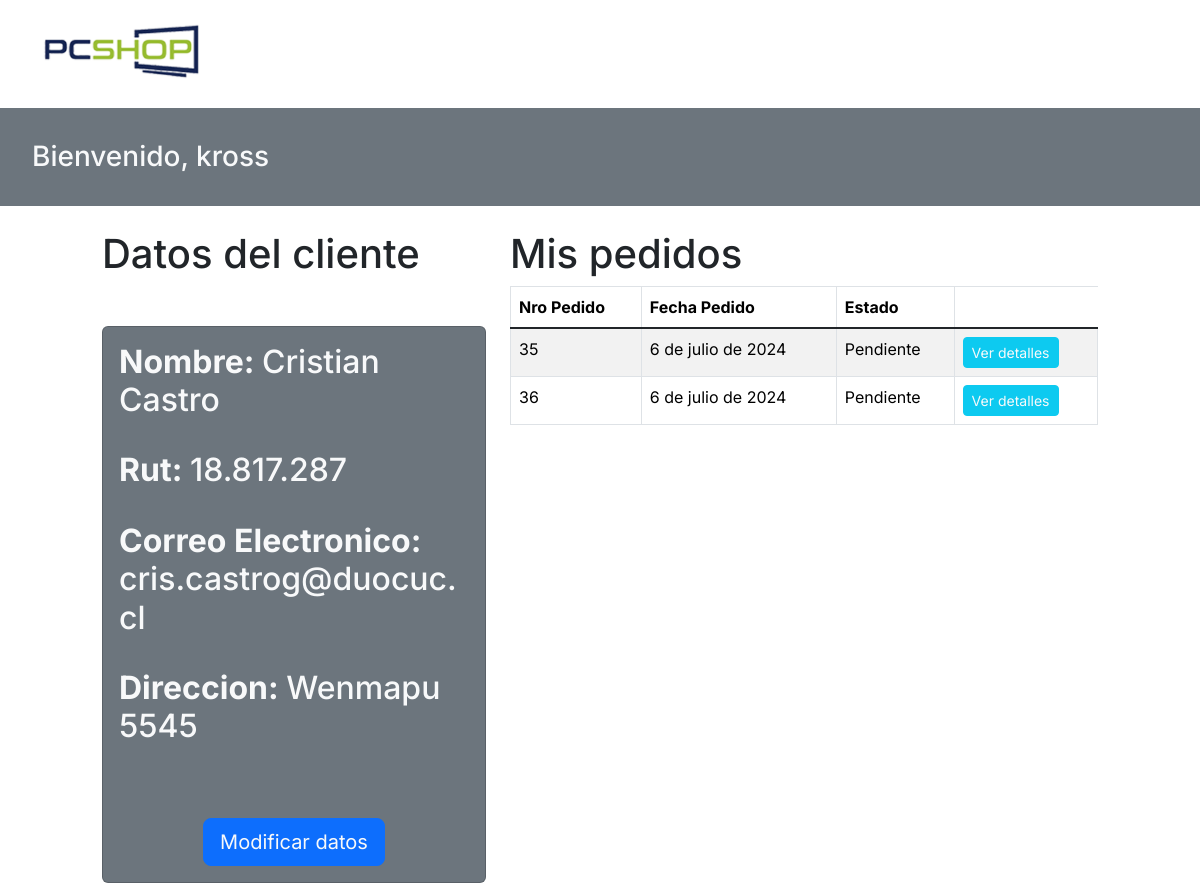
The app's page /perfil/ (signed in) with its own data.
### aplicacion/models.py (models this page shows)
class Cliente(models.Model):
    email=models.EmailField(primary_key=True, verbose_name='E-mail', null=False)
    rut=models.CharField(max_length=10, null = True)
    nombre=models.CharField(max_length=50, null=True)
    direccion=models.CharField(max_length=500, null=True)

class Pedido(models.Model):
    nro_pedido= models.AutoField(primary_key=True,null=False)
    total_pedido = models.IntegerField(default=0, validators=[MinValueValidator(0),MaxValueValidator(999999999999)],null=False)
    email=models.ForeignKey(Cliente,on_delete=models.PROTECT)
    fecha_pedido = models.DateField(null=False)
    direccion_pedido = models.CharField(max_length=500, null=True)
    estado_pedido=models.CharField(default="Pendiente", max_length=10, null=False, choices=ESTADO_PEDIDO)

### aplicacion/views.py (the view)
# urls.py: path('perfil/',perfil, name='perfil'),
def perfil(request):
    cliente, clienteCreado = Cliente.objects.get_or_create(email = request.user.email)
    pedidos = Pedido.objects.filter(email = cliente.email)
    datos = {
        'pedidos' : pedidos,
        'cliente' : cliente
    }
    return render(request,'aplicacion/perfil_usuario.html', datos)

### aplicacion/templates/aplicacion/perfil_usuario.html (shortened to what this page needs)
{% load static %}
{% load crispy_forms_tags %}
<!DOCTYPE html>
<html lang="es">
<head>
    <link rel="stylesheet" href="{% static "aplicacion/css/bootstrap.css" %}">
    <link rel="stylesheet" href="{% static "aplicacion/css/style.css" %}">
</head>
<body>
    <div class="row m-3">
        <div class="col-5" ><a href="{% url "index" %}"><img src="{% static "aplicacion/img/pcshop_logo.png" %}" alt="" height="76px"></a></div>
      </div>
    <div class="container-fluid bg-secondary p-2">
        <h3 class="m-4 text-light">Bienvenido, {{user.username}}</h3>
    </div>
    <br>
    <div class="row">
        <div class="col-1"></div>
        <div class="col-12 col-lg-4">
          <h1> Datos del cliente </h1>
            {% if cliente.rut == None %}
            <div class="card">
                <div class="card-body p-5">
                    <h2 class="card-title">Cliente sin datos, porfavor completa tu perfil</h2>
                    <div class="mt-3 mb-2 p-2 text-center">
                        <a href="{% url 'modificar_perfil' cliente.email %}" role="button" class="btn btn-secondary btn-lg text-light">Completar perfil</a>
                    </div>
                </div>
            </div>
            {% else %}
            <div class="card mt-5 bg-secondary">
                <div class="card-body">
                    <h2 class="card-text text-light"><span style="font-weight:bold;">Nombre: </span> {{cliente.nombre}}</h2><br>
                    <h2 class="card-text text-light"><span style="font-weight:bold;">Rut: </span>{{cliente.rut}}</h2><br>
                    <h2 class="card-text text-light"><span style="font-weight:bold;">Correo Electronico: </span>{{cliente.email}}</h2><br>
                    <h2 class="card-text text-light"><span style="font-weight:bold;">Direccion: </span>{{cliente.direccion}}</h2><br>
                </div>
                <div class="mt-3 mb-2 p-2 text-center">
                    <a href="{% url 'modificar_perfil' cliente.email %}" role="button" class="btn btn-primary btn-lg text-light">Modificar datos </a>
                </div>
            </div>
            {% endif %}
        </div>
        <div class="col-12 col-lg-6">
          <h1> Mis pedidos </h1>
          <table class="table table-bordered table-striped">
            <thead>
                <tr>
                  <th scope="col">Nro Pedido</th>
                  <th scope="col">Fecha Pedido</th>
                  <th scope="col">Estado</th>
                </tr>
            </thead>
            <tbody class="table-group-divider">
              {% for b in pedidos %}
              <td>{{b.nro_pedido}}</td>
              <td>{{b.fecha_pedido}}</td>
              <td>{{b.estado_pedido}}</td>
              <td><a href="{% url "detalle_pedido" b.nro_pedido %}" role="button" class="btn btn-info btn-sm text-light">Ver detalles</a></td>
              {% endfor %}
            </tbody>
          </table>
        </div>
    </div>
</body>
</html>

### aplicacion/static/aplicacion/css/style.css (style rules this page uses)
body, button { font-family: "Inter", sans-serif; }
:root { --offcanvas-width: 270px; --topNavbarHeight: 56px; }
@media (min-width: 992px) { body { overflow: auto !important; } }
a { color: unset; text-decoration: none; }

### records on screen
Cliente: nombre "Cristian Castro", rut "18.817.287", email "cris.castrog@duocuc.cl", direccion "Wenmapu 5545"
Pedido: nro_pedido "35", fecha_pedido "6 de julio de 2024", estado_pedido "Pendiente"
Pedido: nro_pedido "36", fecha_pedido "6 de julio de 2024", estado_pedido "Pendiente"

### other values on screen
{{ user.username }} "kross"
